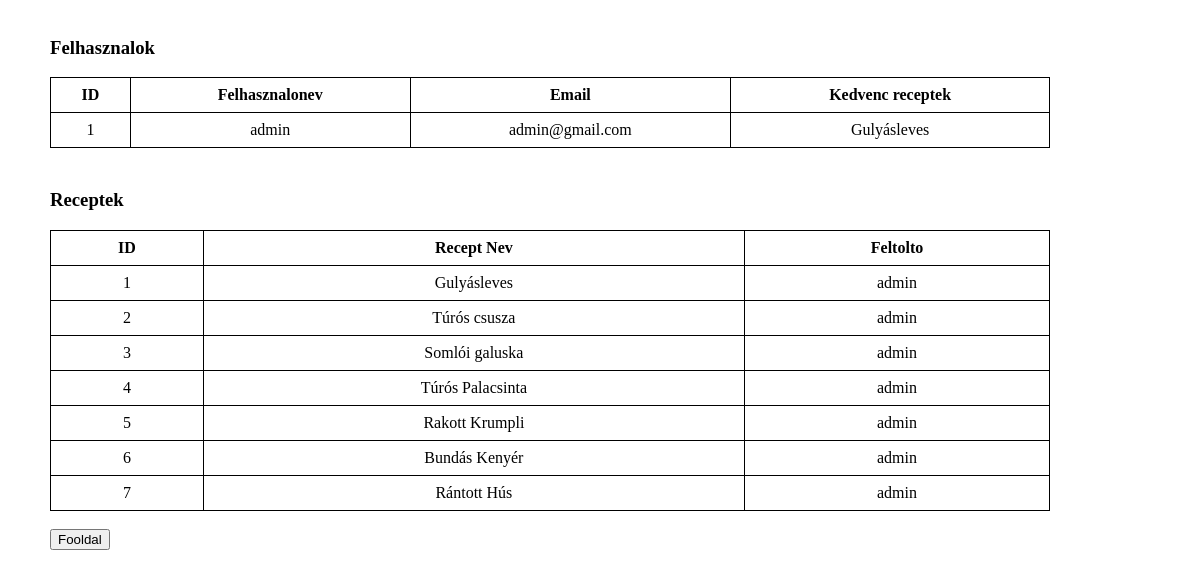
The app's page /adminpage.php with its own data.
### tables this page shows
CREATE TABLE IF NOT EXISTS users (
  user_id INT AUTO_INCREMENT PRIMARY KEY,
  username VARCHAR(50) NOT NULL,
  userpassword VARCHAR(255) NOT NULL,
  useremail VARCHAR(255) NOT NULL,
  user_type ENUM('guest', 'common', 'admin') NOT NULL DEFAULT 'common'
);

CREATE TABLE IF NOT EXISTS recipes (
  recipe_id INT AUTO_INCREMENT PRIMARY KEY,
  recipe_name VARCHAR(255) NOT NULL,
  ingredients VARCHAR(500) NOT NULL,
  preparation_time INT NOT NULL,
  cooking_time INT NOT NULL,
  serving_size INT NOT NULL,
  instructions TEXT NOT NULL,
  recipe_image VARCHAR(255) NOT NULL,
  mealtime ENUM('breakfast','dinner','lunch') NOT NULL
);

### adminpage.php (the view, shortened to what this page needs)
<!DOCTYPE html>
<html>
    <head>
        <link rel="stylesheet" href="green_gray.css">
    </head>
    <div id="frame">
    <?php
        $connection = getDb();
        echo '<h3>Felhasznalok</h3>';
        $query =    "SELECT users.user_id, users.username, users.useremail, COALESCE(GROUP_CONCAT(recipes.recipe_name), '-') AS recipe_name
                    FROM users
                    LEFT JOIN favorites ON users.user_id = favorites.user_id
                    LEFT JOIN recipes ON favorites.recipe_id = recipes.recipe_id
                    GROUP BY users.user_id";
        $result = mysqli_query($connection, $query);
        if (mysqli_num_rows($result) > 0) {
            echo '<table class="table">';
                echo '<tr><th>ID</th><th>Felhasznalonev</th><th>Email</th><th>Kedvenc receptek</th></tr>';
                while ($row = mysqli_fetch_assoc($result)) {
                    echo '<tr>';
                    echo '<td>' . $row['user_id'] . '</td>';
                    echo '<td>' . $row['username'] . '</td>';
                    echo '<td>' . $row['useremail'] . '</td>';
                    echo '<td>' . $row['recipe_name'] . '</td>';
                }
            echo '</table>';
        }
        echo '<h3></br>Receptek</h3>';
        $query = "SELECT recipes.recipe_id, recipes.recipe_name, COALESCE(users.username, 'admin') AS uploadedby
          FROM recipes
          LEFT JOIN user_recipes ON recipes.recipe_id = user_recipes.recipe_id
          LEFT JOIN users ON user_recipes.user_id = users.user_id";
        $result = mysqli_query($connection, $query);
        if (mysqli_num_rows($result) > 0) {
        echo '<table class="table">';
        echo '<tr><th>ID</th><th>Recept Nev</th><th>Feltolto</th></tr>';
        while ($row = mysqli_fetch_assoc($result)) {
            echo '<tr>';
            echo '<td>' . $row['recipe_id'] . '</td>';
            echo '<td>' . $row['recipe_name'] . '</td>';
            echo '<td>' . $row['uploadedby'] . '</td>';
            echo '</tr>';
        }
        echo '</table>';
        }
        echo '<form action="mainpage.php" method="post">';
        echo '<button type="submit">Fooldal</button>';
        echo '</form>';
    ?>
    </div>
</html>

### green_gray.css (style rules this page uses)
html { height:100%; }
#frame { width: 1100px; height: 100%; margin-left: auto; margin-right: auto; padding: 10px; }
.table { border-collapse: collapse; width: 1000px; border:1px solid black; text-align:center; }
.table th, .table td { border: 1px solid black; padding: 8px; text-align: center; vertical-align: middle; }

### records on screen
users: user_id "1", username "admin", useremail "admin@gmail.com", recipe_name "Gulyásleves"
recipes: recipe_id "1", recipe_name "Gulyásleves", uploadedby "admin"
recipes: recipe_id "2", recipe_name "Túrós csusza", uploadedby "admin"
recipes: recipe_id "3", recipe_name "Somlói galuska", uploadedby "admin"
recipes: recipe_id "4", recipe_name "Túrós Palacsinta", uploadedby "admin"
recipes: recipe_id "5", recipe_name "Rakott Krumpli", uploadedby "admin"
recipes: recipe_id "6", recipe_name "Bundás Kenyér", uploadedby "admin"
recipes: recipe_id "7", recipe_name "Rántott Hús", uploadedby "admin"
